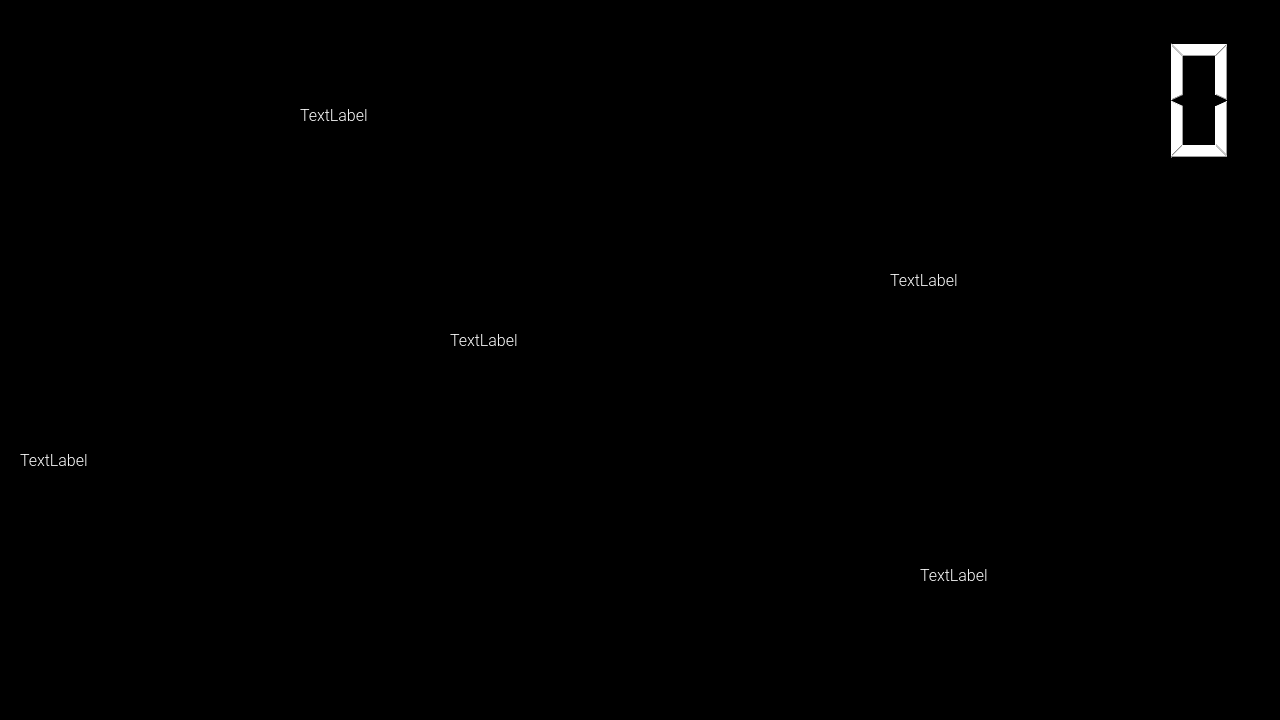
<?xml version="1.0" encoding="UTF-8"?>
<ui version="4.0">
 <class>MirrorUI</class>
 <widget class="QWidget" name="MirrorUI">
  <property name="geometry">
   <rect>
    <x>0</x>
    <y>0</y>
    <width>1280</width>
    <height>720</height>
   </rect>
  </property>
  <property name="font">
   <font>
    <family>Roboto Light</family>
    <pointsize>12</pointsize>
   </font>
  </property>
  <property name="windowTitle">
   <string>MirrorUI</string>
  </property>
  <property name="autoFillBackground">
   <bool>false</bool>
  </property>
  <property name="styleSheet">
   <string notr="true">background-color: black;
color: white;</string>
  </property>
  <widget class="QLabel" name="temp">
   <property name="geometry">
    <rect>
     <x>300</x>
     <y>30</y>
     <width>241</width>
     <height>171</height>
    </rect>
   </property>
   <property name="sizePolicy">
    <sizepolicy hsizetype="Fixed" vsizetype="Fixed">
     <horstretch>0</horstretch>
     <verstretch>0</verstretch>
    </sizepolicy>
   </property>
   <property name="styleSheet">
    <string notr="true">color: white;</string>
   </property>
   <property name="text">
    <string>TextLabel</string>
   </property>
  </widget>
  <widget class="QLabel" name="greating">
   <property name="geometry">
    <rect>
     <x>450</x>
     <y>300</y>
     <width>211</width>
     <height>81</height>
    </rect>
   </property>
   <property name="styleSheet">
    <string notr="true">color: white;</string>
   </property>
   <property name="text">
    <string>TextLabel</string>
   </property>
  </widget>
  <widget class="QLabel" name="label_3">
   <property name="geometry">
    <rect>
     <x>20</x>
     <y>240</y>
     <width>251</width>
     <height>441</height>
    </rect>
   </property>
   <property name="styleSheet">
    <string notr="true">color: white;</string>
   </property>
   <property name="text">
    <string>TextLabel</string>
   </property>
  </widget>
  <widget class="QLabel" name="label_4">
   <property name="geometry">
    <rect>
     <x>920</x>
     <y>460</y>
     <width>311</width>
     <height>231</height>
    </rect>
   </property>
   <property name="text">
    <string>TextLabel</string>
   </property>
  </widget>
  <widget class="QGraphicsView" name="weatherGraphics">
   <property name="geometry">
    <rect>
     <x>20</x>
     <y>20</y>
     <width>256</width>
     <height>192</height>
    </rect>
   </property>
  </widget>
  <widget class="QLCDNumber" name="clock">
   <property name="geometry">
    <rect>
     <x>890</x>
     <y>20</y>
     <width>351</width>
     <height>161</height>
    </rect>
   </property>
   <property name="styleSheet">
    <string notr="true">color: white;</string>
   </property>
  </widget>
  <widget class="QLabel" name="label">
   <property name="geometry">
    <rect>
     <x>890</x>
     <y>210</y>
     <width>351</width>
     <height>141</height>
    </rect>
   </property>
   <property name="text">
    <string>TextLabel</string>
   </property>
  </widget>
 </widget>
 <resources/>
 <connections/>
</ui>
